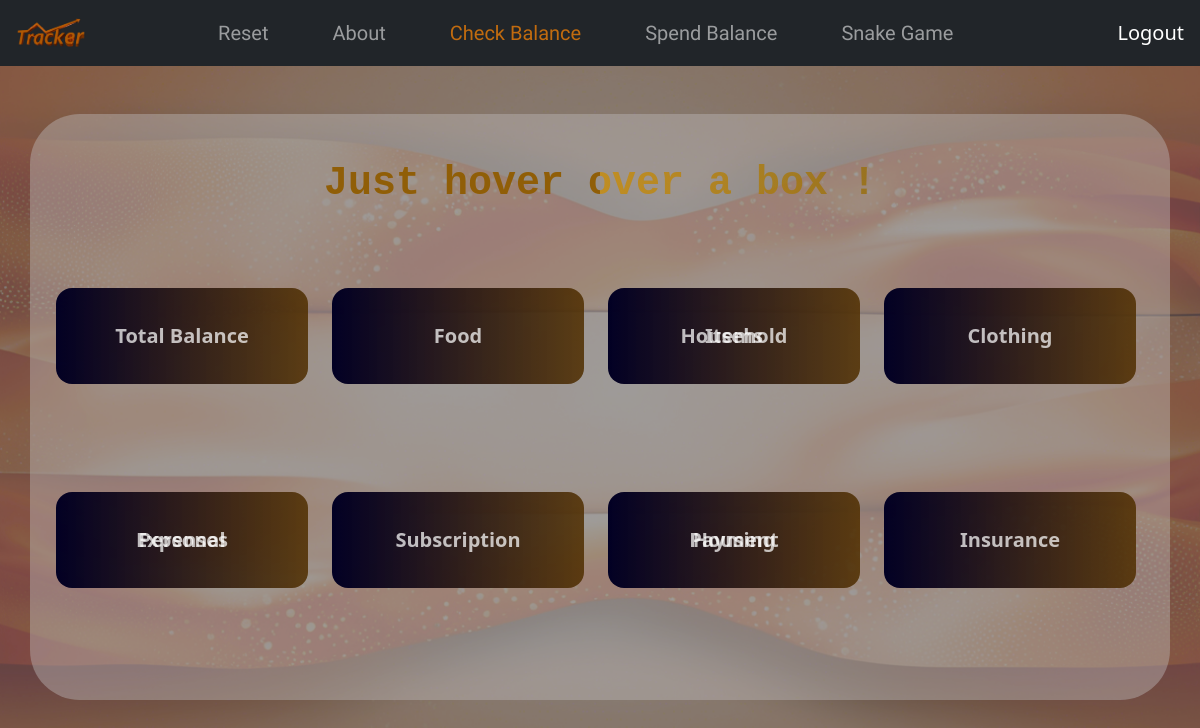
The page /checkBalance (signed in) on the database as committed earlier.
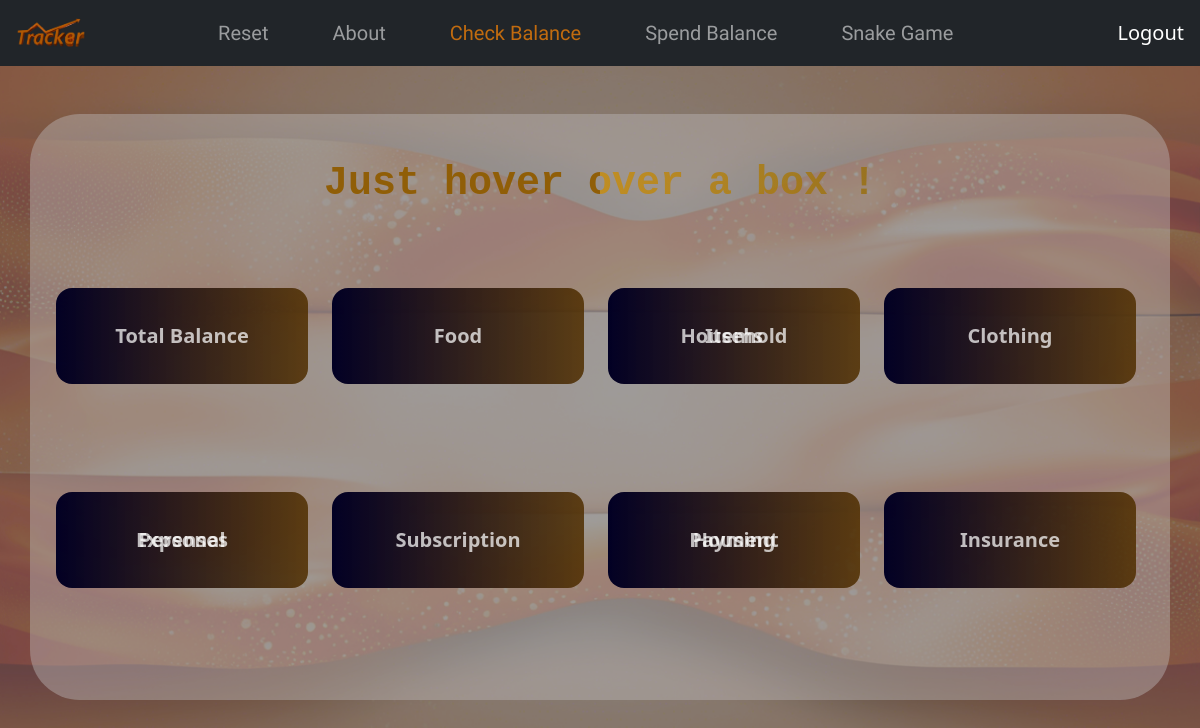
The same page on the database as committed later.
### models.py (models this page shows)
class Expense(db.Model):
    id = db.Column(db.Integer, primary_key=True)
    user_id = db.Column(db.Integer, db.ForeignKey('user.id'), nullable=False)
    total_balance = db.Column(db.Float, default=0)
    food = db.Column(db.Float, default=0)
    house_hold = db.Column(db.Float, default=0)
    clothing = db.Column(db.Float, default=0)
    personal_expense = db.Column(db.Float, default=0)
    subscription = db.Column(db.Float, default=0)
    housing_expense = db.Column(db.Float, default=0)
    insurance = db.Column(db.Float, default=0)
    other = db.Column(db.Float, default=0)

### app.py (the view)
@app.route('/checkBalance', methods=['GET'])
def checkBalance():
    user_id = session['user_id']
    if 'user_id' not in session:
        return redirect(url_for('login'))
    user_id = session['user_id']
    balances = Expense.query.filter_by(user_id=user_id).first()
    if not balances:
        return "No balances found. Please initialize them first."
    return render_template('checkBalance.html', balances=balances)

### templates/checkBalance.html (shortened to what this page needs)
<!DOCTYPE html>
<html lang="en">
<head>
    <link rel="stylesheet" href="{{url_for('static', filename='css/CheckBalance.css')}} ">
    <link href="https://cdn.jsdelivr.net/npm/bootstrap@5.3.3/dist/css/bootstrap.min.css" rel="stylesheet">
    <link rel="stylesheet" href="css/animate.css">
    <link rel="stylesheet" href="https://cdnjs.cloudflare.com/ajax/libs/animate.css/4.1.1/animate.min.css"/>
    <link href="https://cdn.jsdelivr.net/npm/bootstrap@5.3.3/dist/css/bootstrap.min.css" rel="stylesheet">
    <link rel="stylesheet" href="https://code.jquery.com/ui/1.12.1/themes/base/jquery-ui.css">
<link href="https://cdn.jsdelivr.net/npm/bootstrap@5.0.2/dist/css/bootstrap.min.css" rel="stylesheet">
</head>
<body>
    <nav class="navbar navbar-expand-lg navbar-dark bg-dark animate__slideInDown animate__animated">
        <a class="navbar-brand" href="#">
            <img class="ms-3" src="{{ url_for('static', filename='images/logo.png') }}" width="70" height="40" alt="Logo">
        </a>
        <div class="collapse navbar-collapse justify-content-center" id="navbarNav">
            <ul class="navbar-nav">
                <li class="nav-item">
                    <a class="nav-link fs-5 me-5" href="{{ url_for('add_balance') }}">Reset</a>
                </li>
                <li class="nav-item">
                    <a class="nav-link fs-5 me-5" href="{{ url_for('about') }}">About</a>
                </li>
                <li class="nav-item">
                    <a class="nav-link fs-5 active me-5" href="{{ url_for('checkBalance') }}">Check Balance</a>
                </li>
                <li class="nav-item">
                    <a class="nav-link fs-5 me-5" href="{{ url_for('spend_balance_page') }}">Spend Balance</a>
                </li>
                <li class="nav-item">
                    <a class="nav-link fs-5 me-5" href="{{ url_for('snake_game') }}">Snake Game</a>
                </li>
            </ul>
        </div>
        <a class="navbar-brand" href="{{ url_for('login')}}">Logout</a>
    </nav>
<div class="container mt-5 ">
    <div class="heading h1 text-center fw-bold  p-3">Just hover over a box !</div>
    <div class="upper mt-4 pt-2   m-auto rounded-3 border-2">
        <div class="row mt-4  ">
            <div class="col-md-3 p-2 h-100">
                <div class="flip-box h-100  ">
                    <div class="flip-box-inner h-100">
                        <div class="flip-box-front animation animate__animated animate__slideInLeft h-100">
                            <div class="element   me-2 fw-bold bg-ch-secondary text-center rounded-4 p-5 ">
                                Total Balance
                            </div>
                        </div>
                        <div class="flip-box-back  bg-ch-secondary text-center rounded-4 p-5">
                            <div class="element text-center  fw-bold">
                                ${{balances.total_balance}}
                            </div>
                        </div>
                    </div>
                </div>
            </div>
            <div class="col-md-3 p-2">
                <div class="flip-box h-100  ">
                    <div class="flip-box-inner h-100">
                        <div class="flip-box-front animation animate__animated animate__fadeIn  h-100">
                            <div class="element   me-2 fw-bold bg-ch-secondary text-center rounded-4 p-5 ">
                                Food
                            </div>
                        </div>
                        <div class="flip-box-back bg-ch-secondary text-center rounded-4 p-5">
                            <div class="element fw-bold text-center">
                                ${{balances.food}}
                            </div>
                        </div>
                    </div>
                </div>
            </div>
            <div class="col-md-3 p-2">
                <div class="flip-box h-100  ">
                    <div class="flip-box-inner h-100">
                        <div class="flip-box-front animation animate__animated animate__fadeIn h-100">
                            <div class="element   me-2 fw-bold bg-ch-secondary text-center rounded-4 p-5 ">
                                Household Items
                            </div>
                        </div>
                        <div class="flip-box-back bg-ch-secondary text-center rounded-4 p-5">
                            <div class="element fw-bold text-center">
                                ${{balances.house_hold}}
                            </div>
                        </div>
                    </div>
                </div>
            </div>
            <div class="col-md-3 p-2">
                <div class="flip-box h-100 ">
                    <div class="flip-box-inner h-100">
                        <div class="flip-box-front animation animate__animated animate__slideInRight h-100">
                            <div class="element   me-2 fw-bold bg-ch-secondary text-center rounded-4 p-5 ">
                                Clothing
                            </div>
                        </div>
                        <div class="flip-box-back bg-ch-secondary text-center rounded-4 p-5">
                            <div class="element fw-bold text-center">
                                ${{balances.clothing}}
                            </div>
                        </div>
                    </div>
                </div>
            </div>
        </div>
    </div>
    <div class="lower m-auto mt-4 pt-3 ">
        <div class="row mt-5 ">
            <div class="col-md-3 p-2 h-100  margint-x-lg">
                <div class="flip-box h-100 ">
                    <div class="flip-box-inner h-100">
                        <div class="flip-box-front animation animate__animated animate__slideInLeft h-100">
                            <div class="element   me-2 fw-bold bg-ch-secondary text-center rounded-4 p-5 ">
                                Personal Expenses
                            </div>
                        </div>
                        <div class="flip-box-back  bg-ch-secondary text-center rounded-4 p-5">
                            <div class="element text-center  fw-bold">
                                ${{balances.personal_expense}}
                            </div>
                        </div>
                    </div>
                </div>
            </div>
            <div class="col-md-3 p-2 h-100  margint-x-lg">
                <div class="flip-box h-100 ">
                    <div class="flip-box-inner h-100">
                        <div class="flip-box-front animation animate__animated animate__fadeIn h-100">
                            <div class="element   me-2 fw-bold bg-ch-secondary text-center rounded-4 p-5 ">
                                Subscription
                            </div>
                        </div>
                        <div class="flip-box-back  bg-ch-secondary text-center rounded-4 p-5">
                            <div class="element text-center  fw-bold">
                                ${{balances.subscription}}
                            </div>
                        </div>
                    </div>
                </div>
            </div>
            <div class="col-md-3 p-2 h-100  margint-x-lg">
                <div class="flip-box h-100 ">
                    <div class="flip-box-inner h-100">
                        <div class="flip-box-front animation animate__animated animate__fadeIn h-100">
                            <div class="element   me-2 fw-bold bg-ch-secondary text-center rounded-4 p-5 ">
                                Housing Payment
                            </div>
                        </div>
                        <div class="flip-box-back  bg-ch-secondary text-center rounded-4 p-5">
                            <div class="element text-center  fw-bold">
                                ${{balances.housing_expense}}
                            </div>
                        </div>
                    </div>
                </div>
            </div>
            <div class="col-md-3 p-2 h-100  margint-x-lg">
                <div class="flip-box h-100 ">
                    <div class="flip-box-inner h-100">
                        <div class="flip-box-front animation animate__animated animate__slideInRight h-100">
                            <div class="element   me-2 fw-bold bg-ch-secondary text-center rounded-4 p-5 ">
                                Insurance
                            </div>
                        </div>
                        <div class="flip-box-back  bg-ch-secondary text-center rounded-4 p-5">
                            <div class="element text-center  fw-bold">
                                ${{balances.insurance}}
                            </div>
                        </div>
                    </div>
                </div>
            </div>
        </div>
    </div>
</div>
</body>

### static/css/CheckBalance.css (style rules this page uses)
.margint-x-lg { margin-top: 100px !important; }
.active { color: rgba(247, 131, 7, 0.75) !important; }
.nav-item { font-family: "Concert One", sans-serif !important; }
.bg-ch-secondary { color: rgba(255, 255, 255, 0.723); background: linear-gradient(90deg, rgba(2,0,36,1) 0%, rgba(82, 49, 3, 0.878) 50%, rgba(7,60,70,1) 100%); background-size: 200% 200%; animation: gradientMove 15s linear infinite alternate-reverse; height: 100%; cursor: pointer; font-size: 20px; }
body { background: url(../images/check-balance-img.png) no-repeat; background-size: 100%; }
.container { background-color: rgba(189, 184, 184, 0.434); border-radius: 50px; padding: 30px 30px 200px 30px !important; overflow: hidden; }
.heading { font-family: 'Courier New', Courier, monospace; color: rgba(30, 31, 32, 0.812) !important; }
.flip-box { background-color: transparent; perspective: 1000px; }
.flip-box-inner { position: relative; width: 100%; height: 100%; transition: transform 0.6s; transform-style: preserve-3d; }
.flip-box-front, .flip-box-back { position: absolute; width: 100%; height: 100%; backface-visibility: hidden; }
.flip-box-back { position: absolute !important; }
.flip-box-back { transform: rotateY(180deg); }
.element { text-align: start !important; line-height: 0px; }
.heading { background: radial-gradient( circle at 100%, #8a6f2b, #644d08c8 50%, #c68d12dc 75%, #905e07 75% ); font-weight: 600; background-size: 200% auto; color: #000; background-clip: text; -webkit-text-fill-color: transparent; animation: animatedTextGradient 1.5s linear infinite; }

Rows that differ between the two databases and show on the page:
changed Expense: total_balance "995.0" → "2000.0"; food "5.0" → "20.0"; house_hold "10.0" → "20.0"; clothing "10.0" → "20.0"; personal_expense "10.0" → "20.0"; subscription "10.0" → "20.0"; housing_expense "10.0" → "20.0"; insurance "10.0" → "20.0"
